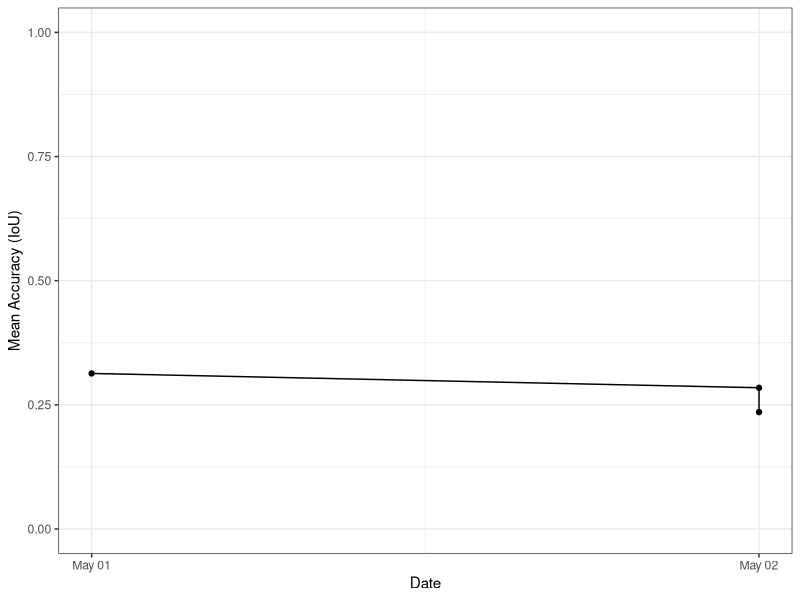

The R script that drew this image:
## ---- chunk 1
library(ggplot2)
library(dplyr)
results<-read.csv("analysis/Results/results.csv")
colnames(results)<-c("Algorithm","mean","median","date")

#set as date
#max for each day
results<-results %>% group_by(date) %>% summarize(m=max(mean))

results$date<-strptime(results$date,format="%m/%d/%y %H:%M")

ggplot(results,aes(x=as.Date(date),y=m)) + geom_line() + geom_point() + ylim(0,1) + scale_x_date() + labs(x="Date",y="Mean Accuracy (IoU)") + theme_bw() 
